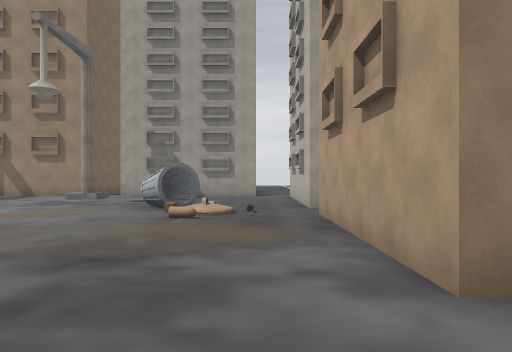
[1] (above)

24 first-person views from a walk through a scene from a Unity 3-D project. The camera is 1.5 m above the floor, looks level and sees 70° across. The floor is counted in squares, 2 m on a side. Each view is taken from the middle of a square. On the plan, view 1 faces up. The plan holds only what a view shows up to about 11 squares ahead; the rest is blank. The place goes on beyond the plan. Some surface patterns are stand-ins.

[2]
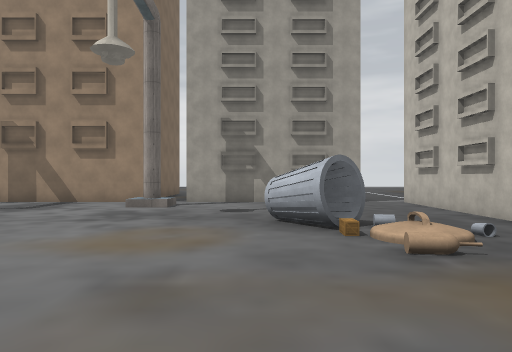

[3]
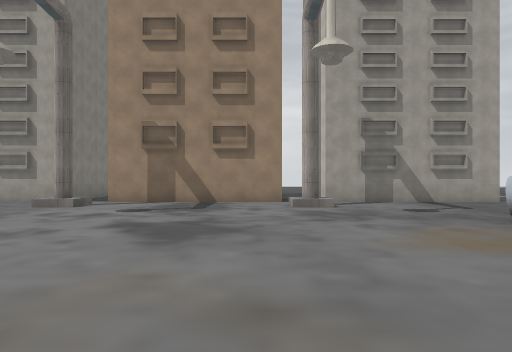

[4]
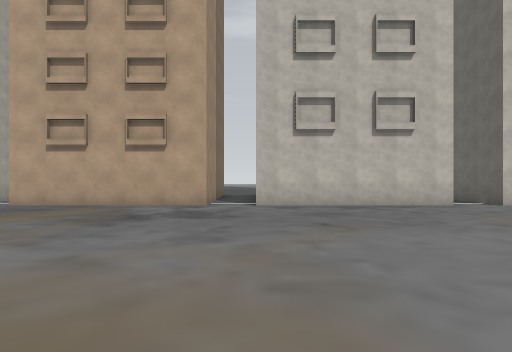

[5]
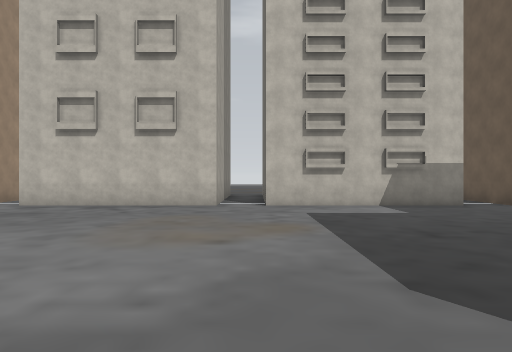

[6]
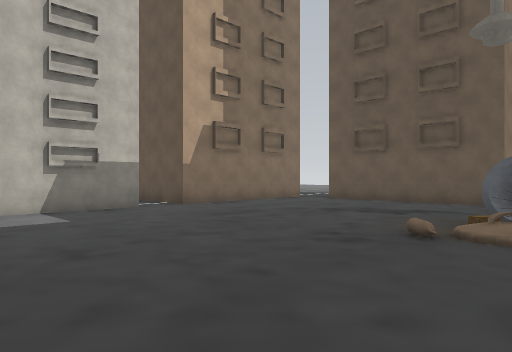

[7]
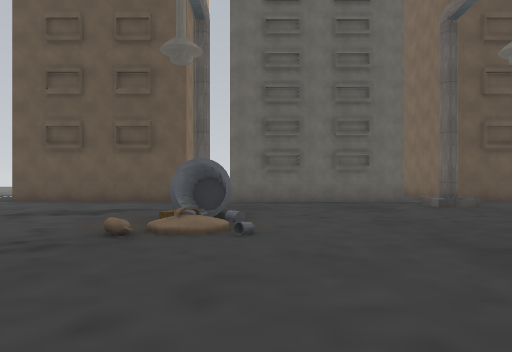

[8]
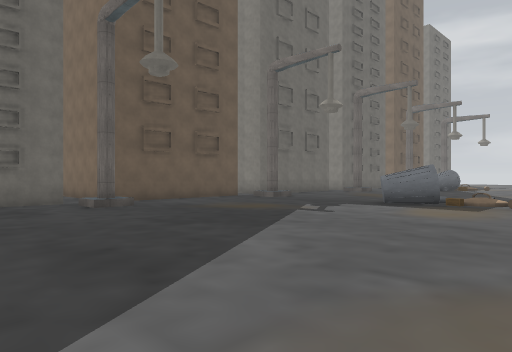

[9]
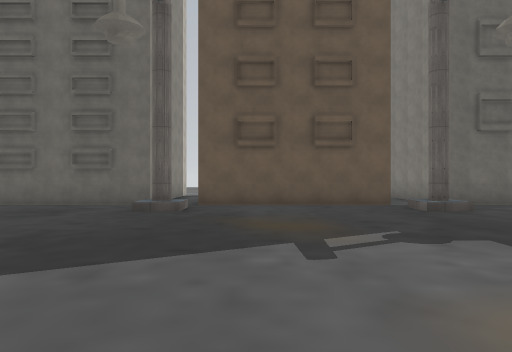

[10]
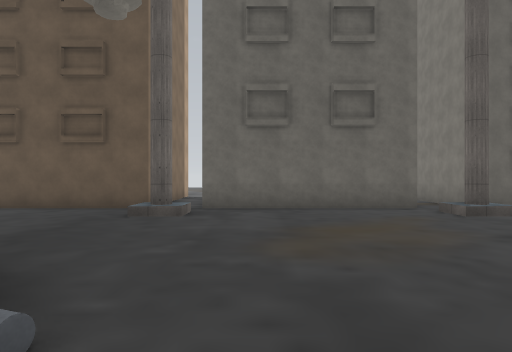

[11]
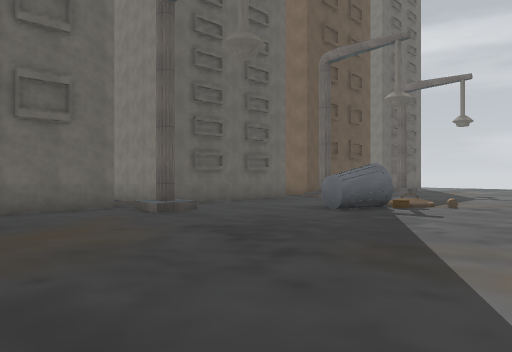

[12]
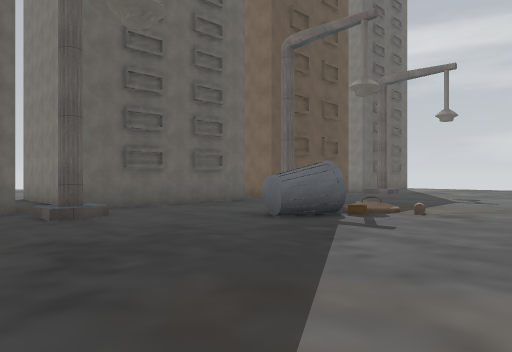

[13]
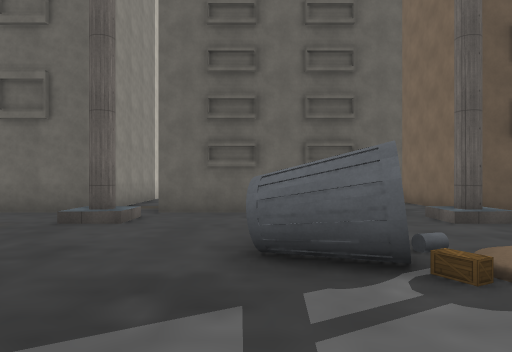

[14]
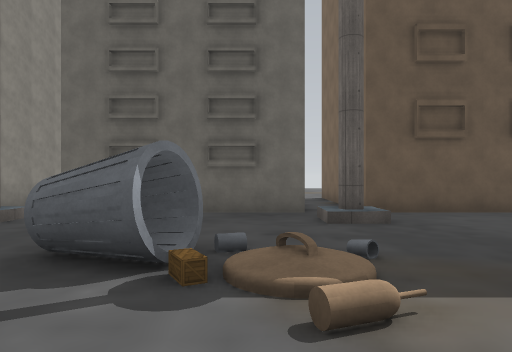

[15]
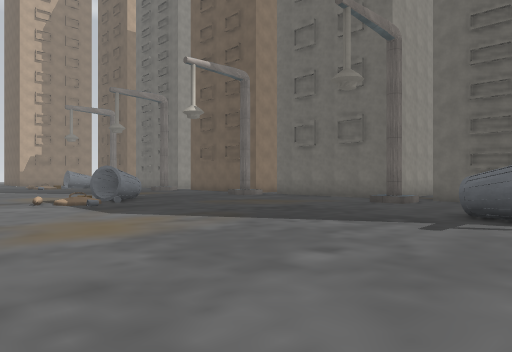

[16]
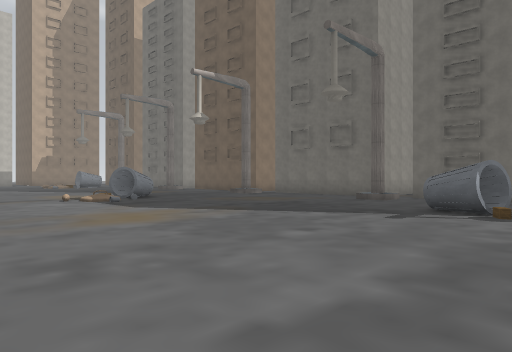

[17]
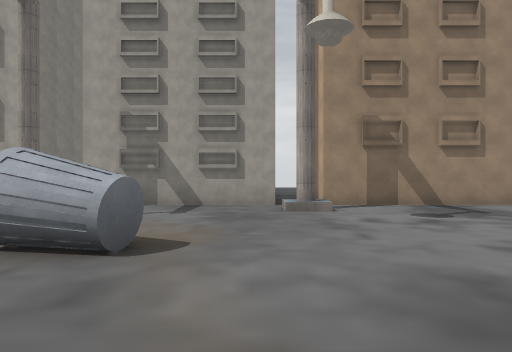

[18]
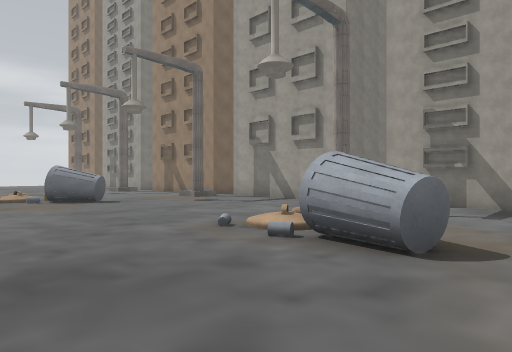

[19]
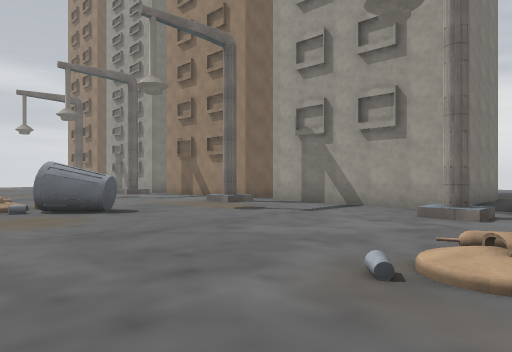

[20]
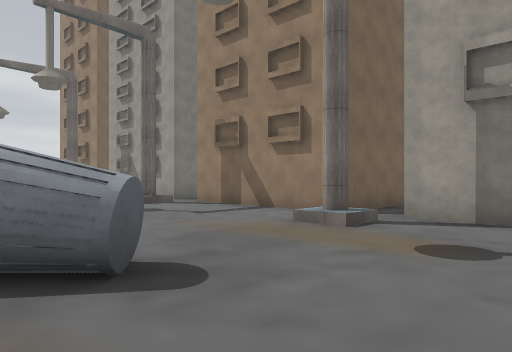

[21]
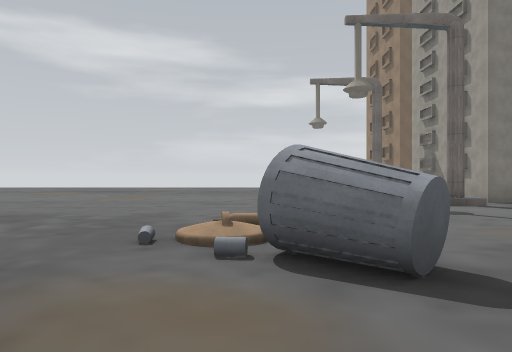

[22]
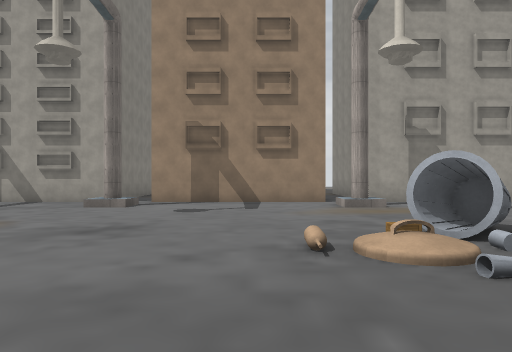

[23]
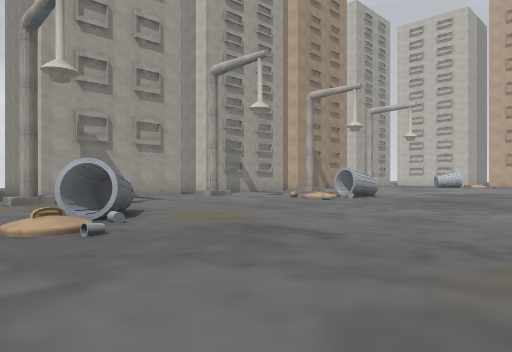

[24]
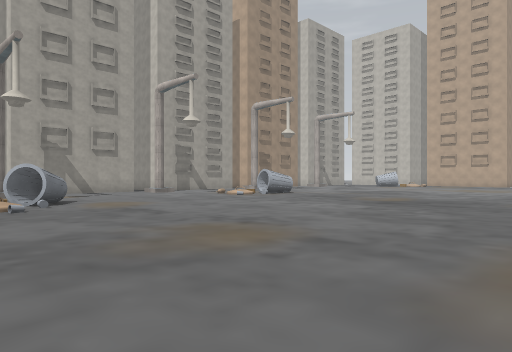

### Floor plan
Key: @ floor where view 1 was taken; # wall or solid block; . main floor; : floor 0.25 m higher than the main floor; / step, stairs or slope; O other object.
Columns run from 32 left of view 1 to 3 right of it. Each row starts with its distance up from view 1.
 14 O.OOOOOO.OOOOO.OOOOO.OOOOO OOOOOO.O
 13 ..................................O
 12 .#......#.....#. ...#.....#.......O
 11 ................ .................O
 10 ................ .................O
  9  ............... .............#...OO
  8  ......##......:.#............#:...
  7 .......##......................:..O
  6 ...................... ...........O
  5 ...................    ...........O
  4 ....................        ......O
  3 ..................       .........O
  2 ..... ...........         ........OO
  1 .... .............      . ........O
  0 ..   .............        ......@.O
 -1      .............        ........O
 -2       ........              ......O
 -3      . ..                 ........O
 -4   . ..                    ........OO
 -5    ........             . ........OO
 -6   .............      .. ..........O
 -7   ......................  ........O
 -8    .........../...................O
 -9   ...........#/...................O
-10 ..............#...................O
-11 .........................///......
-12 ..//##...................//.......OO
-13 .../......................#.......O
-14 ..................................
-15 .#......#.....#.....#..... ......
-16 .................................
-17 O.OOOOOO.OOOOO.OOOOO.OOOOO OOOOOO
-18 O.     O.O   O.
-19 O.     O.O
-20 O.     O O

Where each view was taken, in squares from view 1:
view 1: 0 up, 0 right, facing up
view 2: 3 up, 3 left, facing up
view 3: 3 up, 7 left, facing up
view 4: 1 up, 8 left, facing right
view 5: 5 down, 8 left, facing right
view 6: 6 down, 7 left, facing down-right
view 7: 6 down, 7 left, facing down
view 8: 6 down, 8 left, facing down-left
view 9: 7 down, 14 left, facing down
view 10: 8 down, 20 left, facing down
view 11: 8 down, 20 left, facing down-left
view 12: 8 down, 22 left, facing down-left
view 13: 9 down, 27 left, facing down
view 14: 9 down, 29 left, facing down
view 15: 5 down, 29 left, facing down-right
view 16: 4 down, 30 left, facing down-right
view 17: 4 up, 13 left, facing up
view 18: 4 up, 13 left, facing up-left
view 19: 5 up, 16 left, facing up-left
view 20: 7 up, 21 left, facing up-left
view 21: 7 up, 21 left, facing left
view 22: 3 up, 27 left, facing up
view 23: 1 up, 27 left, facing up-right
view 24: 3 down, 27 left, facing up-right
